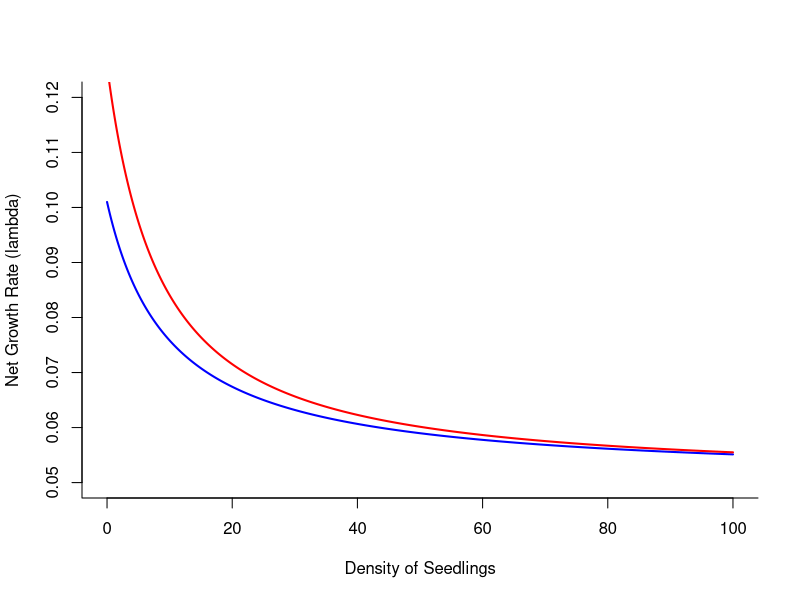

Here is the R script that generated this plot:
## ---- chunk 1
knitr::opts_chunk$set(echo = TRUE)
## ---- chunk 2
#set model for species 1

m=0.1 # maturation rate
a=0.1 # strength of density dependent seedling mortality
r=5.0 # seedling recruitment rate
mu=0.001 # adult tree mortality rate

S1=seq(0,100,length=1000)

trm1=-m-(a/(1+a*S1))-mu
trm2= trm1^2
trm3=m*(mu-r)*((a*mu)/(1+a*S1))

lambda1=(trm1/2)+sqrt(trm2-4*trm3) 

#----------------------------------

#set model for species 1

m=0.1 # maturation rate
a=0.05 # strength of density dependent seedling mortality
r=5.0 # seedling recruitment rate
mu=0.001 # adult tree mortality rate

S2=seq(0,100,length=1000)

trm1a=-m-(a/(1+a*S2))-mu
trm2a= trm1^2
trm3a=m*(mu-r)*((a*mu)/(1+a*S2))
         
lambda2=(trm1a/2)+sqrt(trm2a-4*trm3a) 

plot(seq(0,100,length=10),seq(0.05,0.12,length=10),type="n",xlab="Density of Seedlings",ylab="Net Growth Rate (lambda)",bty="l")

lines(S1,lambda1,col='blue',lwd=2)
lines(S2,lambda2,col='red',lwd=2)
         
